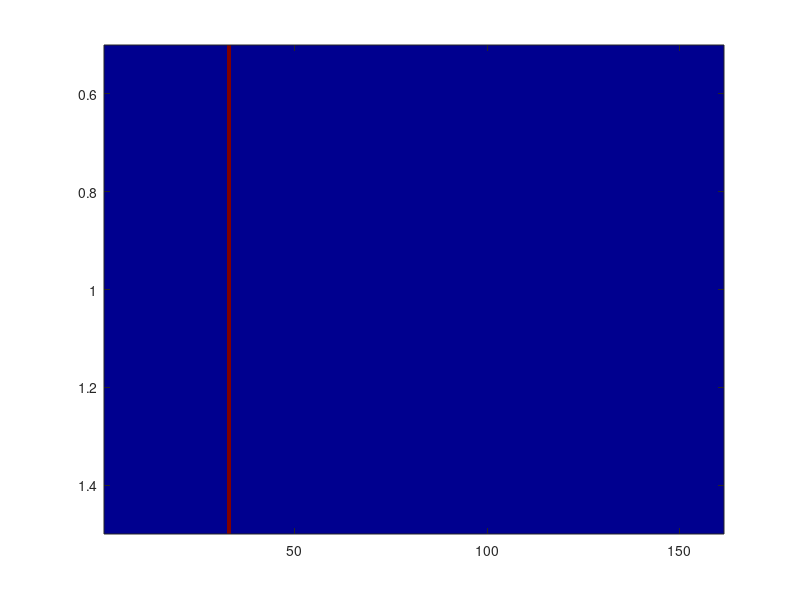

Here is the MATLAB script that generated this plot: (Note: this script raises an error after producing the figure.)
c = 3e8;
f0 = 1.5e9;
T = 1 / f0;
lambda = c / f0;
L = 1;
Ly = 0.1;
er = 5.25;
de = 0.85;
omega = 2*pi*1e9;

e0 = 8.85418781762e-12;
m0 = 1.256637061436e-6;

% βήμα διακριτοποίησης κατα y
dy = lambda / 16;
Yn = round(2*L / dy);

% βήμα διακριτοποίησης χρόνου
dt_c = dy / c;
dt = 0.99*dt_c;
Tmax = 10*T;
Tn = round(Tmax / dt);

% αρχικοποίηση πινάκων πεδίου
Ez = zeros(1, Yn+1);
Hx = zeros(1, Yn);


% διηλεκτρική σταθερά

e(1:(Tn+1), 1:(Yn+1)) = e0; % (Tn+1) x (Yn+1)
% στις θέσεις που είναι η πλάκα
i_start = round(Yn/2+1);
i_end = i_start + round(Ly/dy);

er_t = er + de*sin(omega*dt*(0:Tn)); % 1 x (Tn+1)
er_t = er_t(:); % (Tn+1) x 1
e(:, i_start:i_end) = repmat(e0 * er_t, 1, i_end-i_start+1);

% σταθερές για υπολογισμό των συνιστοσών πεδίων
Ca = e(1:Tn, 2:Yn) ./ e(2:(Tn+1), 2:Yn);
Cb = dt ./ (dy * e(2:(Tn+1), 2:Yn) );


% video_filename = 'fdtd_simulation_no_PML.mp4';
% v = VideoWriter(video_filename, 'MPEG-4');
% v.FrameRate = 20;
% v.Quality = 95;
% open(v);
% 
% fig = figure('Name', 'FDTD Recording', 'Color', 'w');
% axis tight; 
% colormap('jet');

figure('Color', 'w');
colormap('jet');

% loop ενημέρωσης πινάκων
for n = 1:Tn

    Ez(2:Yn) = Ca(n, :) .* Ez(2:Yn) - Cb(n, :) .* ( Hx(2:Yn) - Hx(1:(Yn-1)) );
    
    % source
    i_source = 1 + round(2*lambda/dy);
    n_source_end = round(3*T/dt);
    if n <= n_source_end
        Ez(i_source) = sin(2*pi*f0*n*dt);
    end

    Hx(1:Yn) = Hx(1:Yn) - (dt/(m0*dy)) .* ( Ez(2:(Yn+1)) - Ez(1:Yn) );

    


    imagesc(Ez);
    clim([-1, 1]);
    title('Διάδοση κύματος χωρίς PML')
    axis normal;
    hold on;

    patch('XData', [i_start, i_end, i_end, i_start], ...
          'YData', [0.5, 0.5, 1.5, 1.5], ...
          'FaceColor', [1, 0, 0], 'EdgeColor', 'none', 'FaceAlpha', 0.5);

    xline(i_source, 'g-', 'LineWidth', 2);

    drawnow;

    % recording_step_interval = 1;
    % if mod(n, recording_step_interval) == 0
    % 
    %     imagesc(Ez);
    %     clim([-1, 1]);
    %     title('Διάδοση κύματος χωρίς PML')
    %     axis normal;
    %     hold on;
    % 
    %     patch('XData', [i_start, i_end, i_end, i_start], ...
    %           'YData', [0.5, 0.5, 1.5, 1.5], ...
    %           'FaceColor', [1, 0, 0], 'EdgeColor', 'none', 'FaceAlpha', 0.5);
    % 
    %     xline(i_source, 'g-', 'LineWidth', 2);
    %         frame = getframe(fig);
    %     writeVideo(v, frame);
    % end

    
    
end

% close(v);
% disp(['Το βίντεο αποθηκεύτηκε ως: ' video_filename]);
